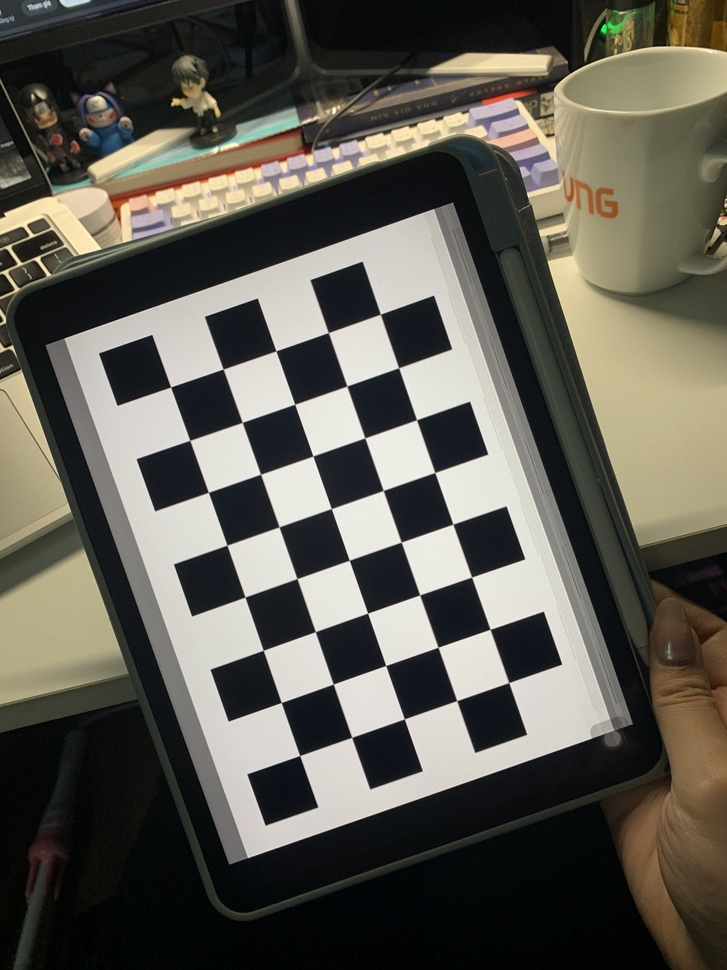
#> input picture Task1/IMG_3754.jpg, 727 x 970 px, shrunk from 3024 x 4032 before the run
$ python test_calibrate.py
#> lines starting #> are read from the running program, lines starting #| are printed output that depends on the picture; after the words box and inside, x2 and y2 are one past the last pixel; in counts of white or black regions, pixels touching at a corner belong together; long printed decimals are rounded
import cv2
import numpy as np

CHESSBOARD_SIZE = (8, 5)

# Prepare object points (3D points in real-world space)
objp = np.zeros((CHESSBOARD_SIZE[0] * CHESSBOARD_SIZE[1], 3), np.float32)
objp[:, :2] = np.mgrid[0:CHESSBOARD_SIZE[0], 0:CHESSBOARD_SIZE[1]].T.reshape(-1, 2)

objpoints = []  # 3D points
imgpoints = []  # 2D points

# Load image
image_path = "IMG_3754.jpg"  # Change this to your image file path
frame = cv2.imread(image_path)
#> frame is the input picture: shape (970, 727, 3); mean B, G, R 82.8, 91.6, 94.2

if frame is None:
    print("Error: Could not load image.")
    exit()

gray = cv2.cvtColor(frame, cv2.COLOR_BGR2GRAY)
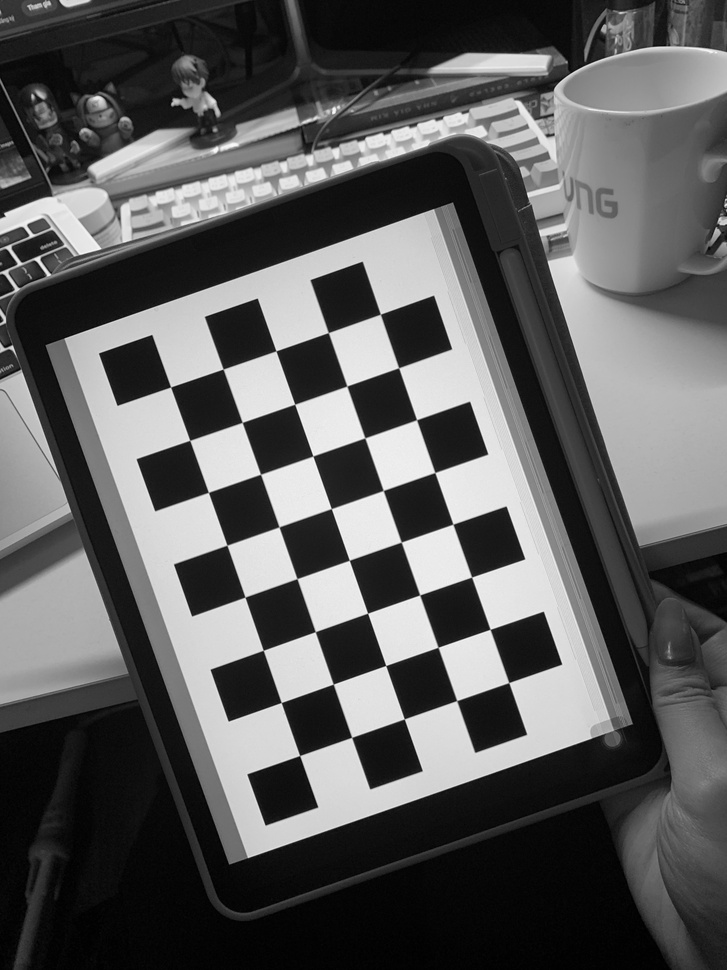
#> gray: shape (970, 727); min 0, max 251, mean 91.4

# Find chessboard corners
ret, corners = cv2.findChessboardCorners(gray, CHESSBOARD_SIZE, None)
#> ret = True; corners = 40 rows, first 8: [299.6, 755.5], [281.2, 702.5], [263.3, 650.3], [244.9, 597.2], [227, 545.2], [208.4, 492.4], [189.7, 440.3], [170.6, 387]

if ret:
    objpoints.append(objp)
    imgpoints.append(corners)

    cv2.drawChessboardCorners(frame, CHESSBOARD_SIZE, corners, ret)
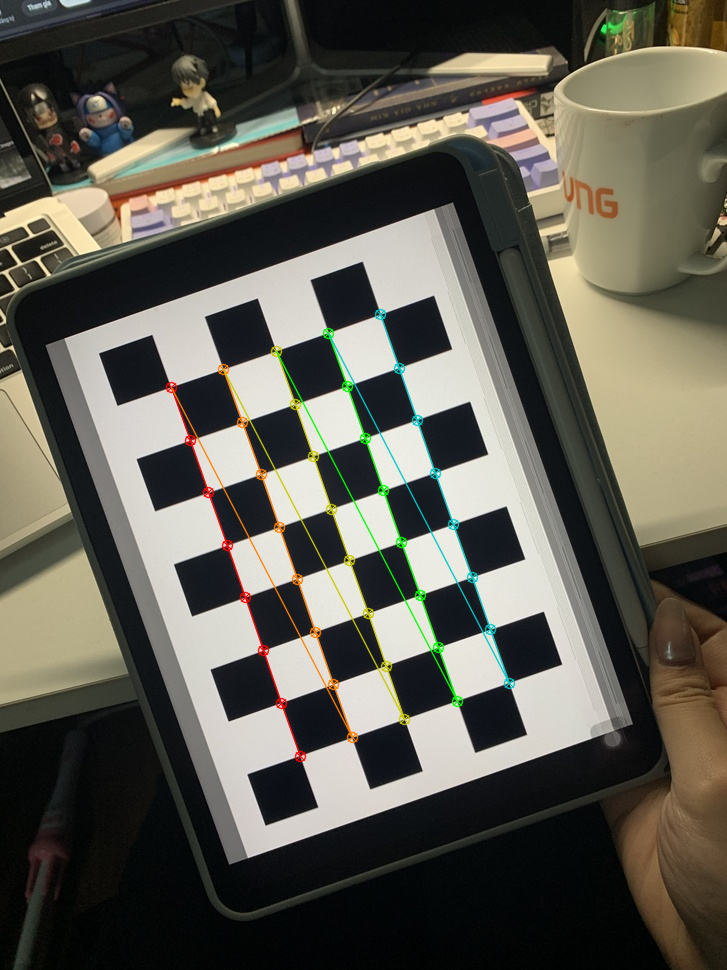
#> frame: shape (970, 727, 3); 1.85% of pixels changed, all inside (x1, y1, x2, y2) = (165, 308, 516, 763)
    cv2.imshow("Chessboard", frame)
    cv2.waitKey(0)

cv2.destroyAllWindows()

# If no corners found, exit
if not objpoints or not imgpoints:
    print("Error: No corners found.")
    exit()

# Perform calibration
ret, camera_matrix, distortion_coeffs, rvecs, tvecs = cv2.calibrateCamera(objpoints, imgpoints, gray.shape[::-1], None, None)
#> ret = 0.304; camera_matrix = [[7542.1, 0, 380.8], [0, 7570.3, 473.9], [0, 0, 1]]; distortion_coeffs = [[20.65, -6239.9, -0.0711, 0.0386, -12.64]]; rvecs = ([0.0276, -0.0564, -1.91],); tvecs = ([-1.47, 5.06, 137.1],)

# Print results
print("\n=== Camera Calibration Results ===")
print("Camera Matrix:\n", camera_matrix)
#| Camera Matrix:
#|  [[7.54205840e+03 0.00000000e+00 3.80762383e+02]
#|  [0.00000000e+00 7.57027648e+03 4.73876433e+02]
#|  [0.00000000e+00 0.00000000e+00 1.00000000e+00]]
print("\nDistortion Coefficients:\n", distortion_coeffs)
#| Distortion Coefficients:
#|  [[ 2.06497081e+01 -6.23987963e+03 -7.10703852e-02  3.85765818e-02
#|   -1.26434307e+01]]
print("\nRotation Vectors:\n", rvecs)
#| Rotation Vectors:
#|  (array([[ 0.02759],
#|        [-0.05644],
#|        [-1.906]]),)
print("\nTranslation Vectors:\n", tvecs)
#| Translation Vectors:
#|  (array([[ -1.469],
#|        [  5.063],
#|        [137.146]]),)

$ run again, with Task1/WIN_20230310_13_02_11_Pro.jpg copied over Task1/IMG_3754.jpg
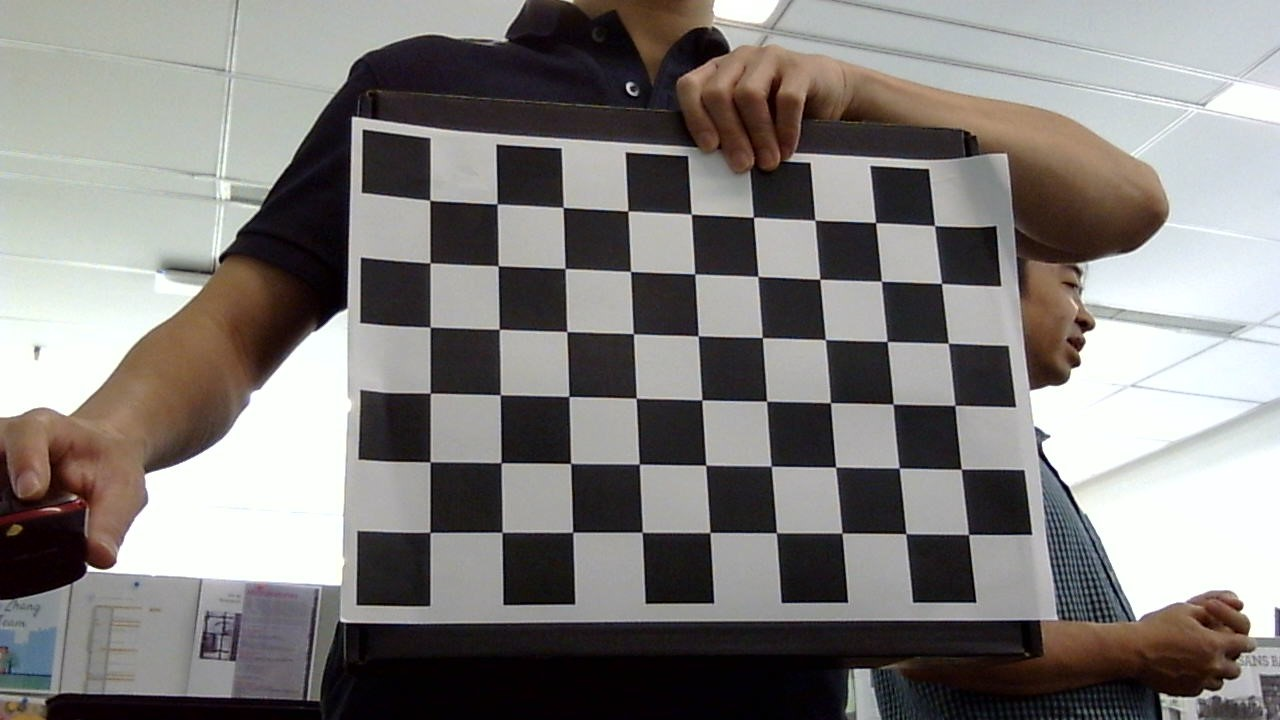
#> input picture Task1/WIN_20230310_13_02_11_Pro.jpg, 1280 x 720 px
#> frame is the input picture: shape (720, 1280, 3); mean B, G, R 124.2, 126.5, 129.6
#> `gray = cv2.cvtColor(frame, cv2.COLOR_BGR2GRAY)`:
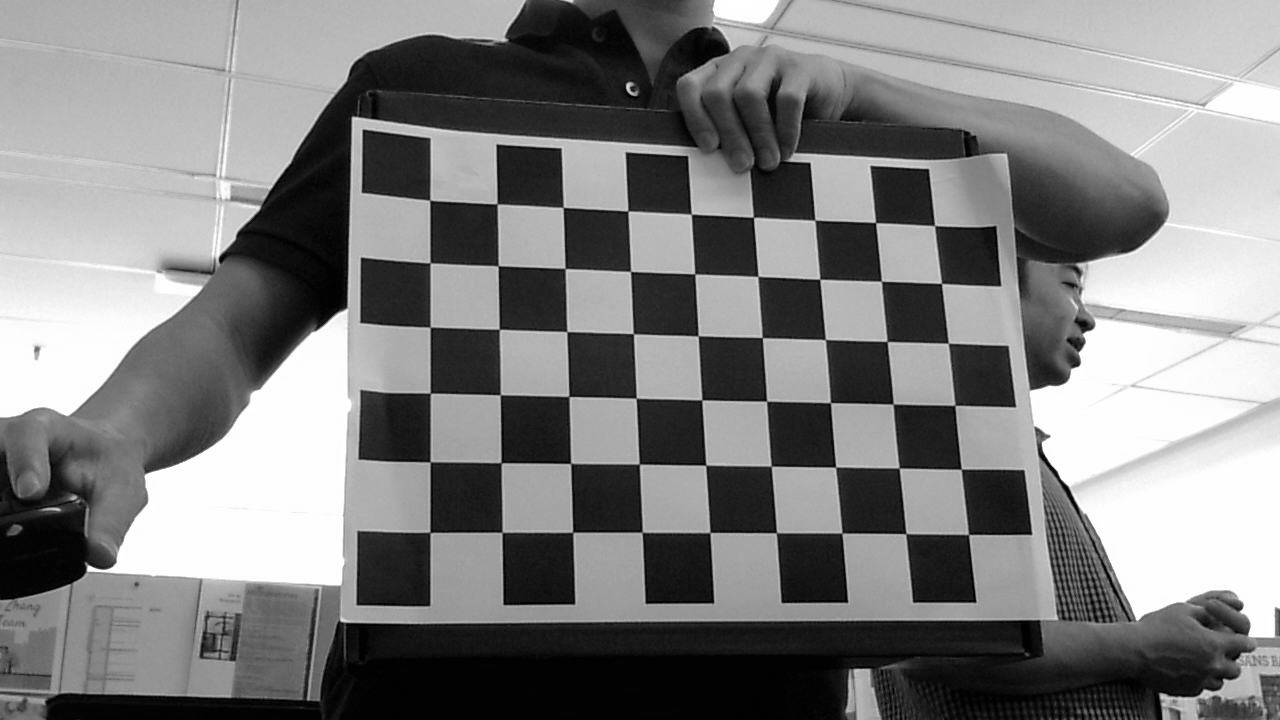
#> gray: shape (720, 1280); min 0, max 255, mean 127.2
#> ret = False; corners = None
